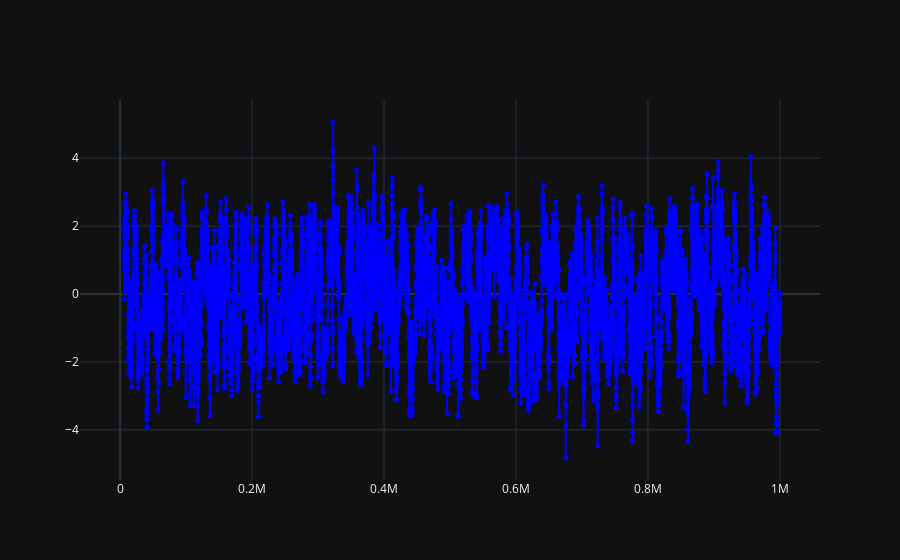

Here is the notebook cell this chart was saved with:
### Code cell
plot = go.Figure()
plot.add_trace(go.Scatter(
    x=df_ink['timestamp'],
    y=df_ink['mid_price_zscore_60'],
    mode='lines+markers',
    name='SQUID_INK',
    line=dict(color='blue', width=2),
    marker=dict(size=5)
))

### Figure 1 — Plotly figure (JSON) as saved in the notebook; plotly's stock layout.template omitted (floating-point values rounded to 4 significant figures; data arrays with more than 128 entries replaced by an {"elided": "..."} marker saying what was removed)
{"data": [{"line": {"color": "blue", "width": 2}, "marker": {"size": 5}, "mode": "lines+markers", "name": "SQUID_INK", "x": {"elided": "10000 int values"}, "y": {"elided": "10000 float values"}, "type": "scatter"}], "layout": {}}
